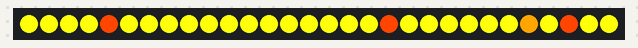
Bench run of a program on a simulated CircuitPython board. On the bench: 30 RGB LEDs in strip order, left to right. Random numbers come from a fixed seed.

Above: at 0.05 s.
At 4.93 s:
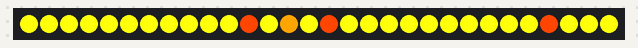
At 10.01 s:
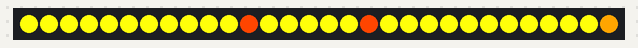
At 19.97 s:
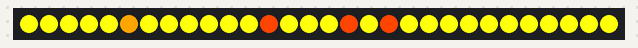
At 29.93 s:
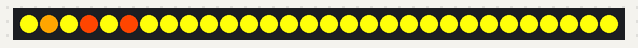
At 39.89 s:
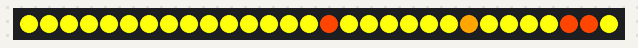

The program:

flame.py
```python
import board
import time
from neopixel import NeoPixel
import random

np = NeoPixel(board.D2, 30, auto_write = False, brightness=1)


red = ((255,0,0))
blue = ((0,255,0))
green = ((0,0,255))
white = ((255,255,255))
orange = (255,69,0)
yellow = (255,255,10)
def flame(bg = (yellow), fg = (255,69,0) , delay = 0.1, fire = 4):
    for i in  range(fire):
              won = random.randint(0,29)
              too = random.randint(0,29)
              tree = random.randint(0,29)
              forr = random.randint(0,29)
              np.fill(bg)
              np[won] = fg
              np[too] = fg
              np[tree] = fg
              np[forr] = (255,165,0)
              np.show()
              time.sleep(delay)


while True:
    flame()
```
